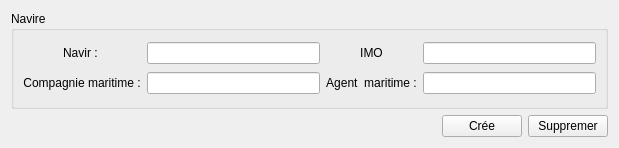
<?xml version="1.0" encoding="UTF-8"?>
<ui version="4.0">
 <class>Form</class>
 <widget class="QWidget" name="Form">
  <property name="geometry">
   <rect>
    <x>0</x>
    <y>0</y>
    <width>615</width>
    <height>145</height>
   </rect>
  </property>
  <property name="windowTitle">
   <string>Navire</string>
  </property>
  <layout class="QGridLayout" name="gridLayout_2">
   <item row="1" column="0">
    <spacer name="horizontalSpacer">
     <property name="orientation">
      <enum>Qt::Horizontal</enum>
     </property>
     <property name="sizeHint" stdset="0">
      <size>
       <width>432</width>
       <height>20</height>
      </size>
     </property>
    </spacer>
   </item>
   <item row="1" column="1">
    <widget class="QPushButton" name="pushButton_2">
     <property name="text">
      <string>Crée</string>
     </property>
    </widget>
   </item>
   <item row="1" column="2">
    <widget class="QPushButton" name="pushButton">
     <property name="text">
      <string>Suppremer</string>
     </property>
    </widget>
   </item>
   <item row="0" column="0" colspan="3">
    <widget class="QGroupBox" name="groupBox">
     <property name="minimumSize">
      <size>
       <width>597</width>
       <height>98</height>
      </size>
     </property>
     <property name="maximumSize">
      <size>
       <width>16777215</width>
       <height>98</height>
      </size>
     </property>
     <property name="title">
      <string>Navire</string>
     </property>
     <layout class="QGridLayout" name="gridLayout">
      <item row="0" column="0">
       <widget class="QLabel" name="label_2">
        <property name="text">
         <string>Navir : </string>
        </property>
        <property name="alignment">
         <set>Qt::AlignCenter</set>
        </property>
       </widget>
      </item>
      <item row="1" column="2" colspan="2">
       <widget class="QLineEdit" name="lineEdit_4">
        <property name="text">
         <string/>
        </property>
       </widget>
      </item>
      <item row="1" column="4">
       <widget class="QLabel" name="label_3">
        <property name="text">
         <string>Agent  maritime :</string>
        </property>
        <property name="alignment">
         <set>Qt::AlignCenter</set>
        </property>
       </widget>
      </item>
      <item row="1" column="5" colspan="2">
       <widget class="QLineEdit" name="lineEdit_3">
        <property name="text">
         <string/>
        </property>
       </widget>
      </item>
      <item row="0" column="4">
       <widget class="QLabel" name="label">
        <property name="text">
         <string>IMO</string>
        </property>
        <property name="alignment">
         <set>Qt::AlignCenter</set>
        </property>
       </widget>
      </item>
      <item row="0" column="5" colspan="2">
       <widget class="QLineEdit" name="lineEdit_2">
        <property name="text">
         <string/>
        </property>
       </widget>
      </item>
      <item row="0" column="2" colspan="2">
       <widget class="QLineEdit" name="lineEdit">
        <property name="text">
         <string/>
        </property>
       </widget>
      </item>
      <item row="1" column="0">
       <widget class="QLabel" name="label_4">
        <property name="text">
         <string>Compagnie maritime :</string>
        </property>
        <property name="alignment">
         <set>Qt::AlignCenter</set>
        </property>
       </widget>
      </item>
     </layout>
    </widget>
   </item>
  </layout>
 </widget>
 <resources/>
 <connections/>
</ui>
